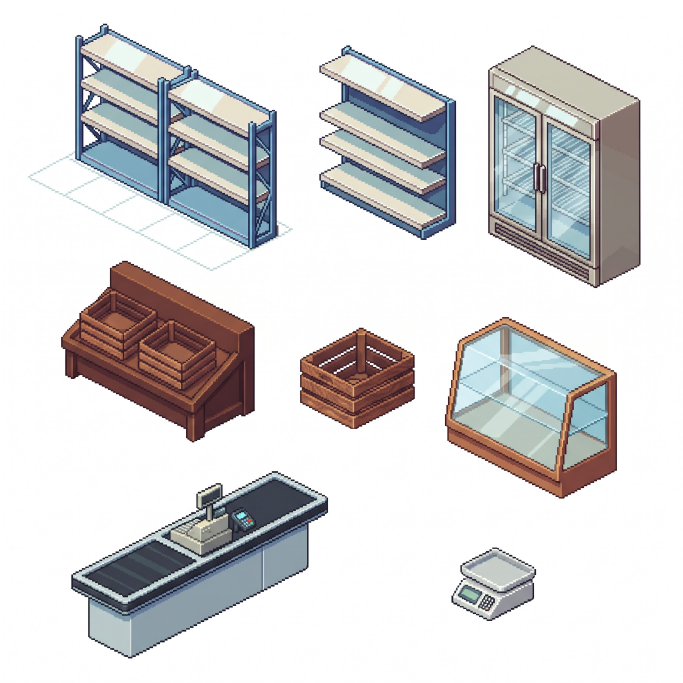
#> input picture kit/foglio-mobili.jpg, 2048 x 2048 px, found by its file name (shown at 1/3 size)
$ python kit.py
#> lines starting #> are read from the running program, lines starting #| are printed output that depends on the picture; after the words box and inside, x2 and y2 are one past the last pixel; in counts of white or black regions, pixels touching at a corner belong together
### tools/scontorna.py
# Toglie lo sfondo bianco dai fogli AI: è sfondo tutto ciò che è chiaro e poco colorato E tocca il bordo.
import sys, numpy as np
from PIL import Image
def alpha(path):
#> called with path = 'kit/foglio-mobili.jpg'
    a = np.asarray(Image.open(path).convert('RGB')).astype(int)
    mx, mn = a.max(2), a.min(2)
    bgl = (mn > 240) & (mx - mn < 14)          # solo il bianco del foglio
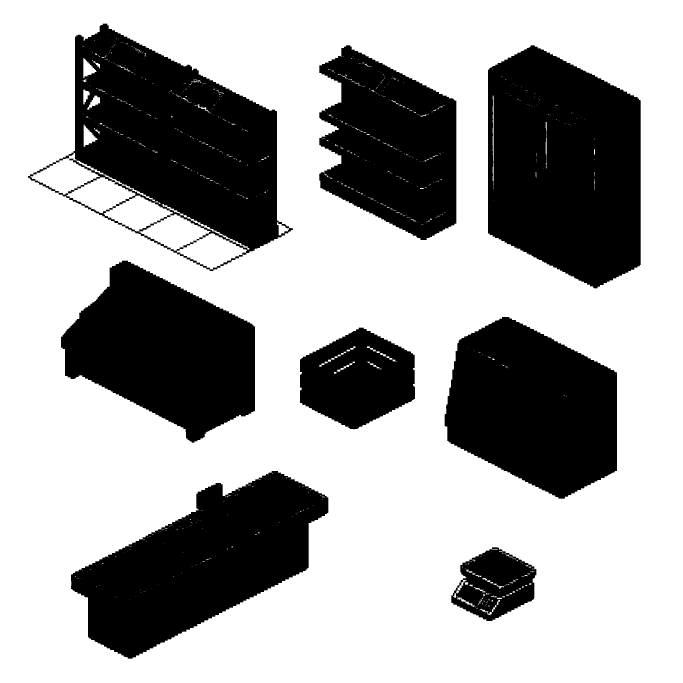
#> bgl: shape (2048, 2048) bool (shown at 1/3 size); 65.5% white; 40 black regions (30 under 20 px), largest, box (x1, y1, x2, y2) and area: (1464, 136, 1922, 865) 270572, (139, 71, 879, 798) 263730, (213, 1413, 985, 1976) 226784
    m = np.zeros_like(bgl); m[0,:]=m[-1,:]=m[:,0]=m[:,-1]=True; m &= bgl
#> after `m &= bgl`:
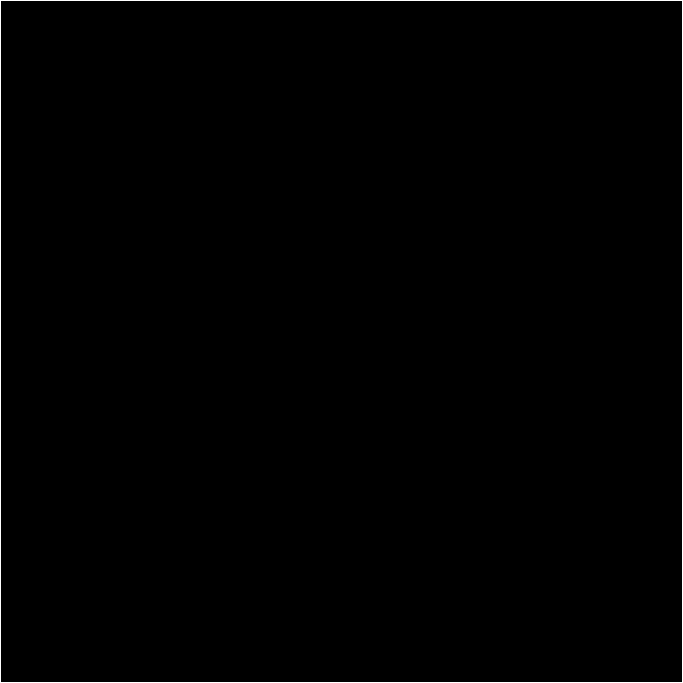
#> m: shape (2048, 2048) bool (shown at 1/3 size); 0.2% white in thin lines or dots
    while True:
        d = m.copy(); d[1:]|=m[:-1]; d[:-1]|=m[1:]; d[:,1:]|=m[:,:-1]; d[:,:-1]|=m[:,1:]; d &= bgl
        if (d == m).all(): break
        m = d
#> d: shape (2048, 2048) bool; 65.1% white; 14 black regions (4 under 20 px), largest, box (x1, y1, x2, y2) and area: (139, 71, 879, 798) 272342, (1464, 136, 1922, 865) 271782, (213, 1413, 985, 1976) 227254
#> call 2 of alpha, with path = 'kit/foglio-prodotti.jpg'
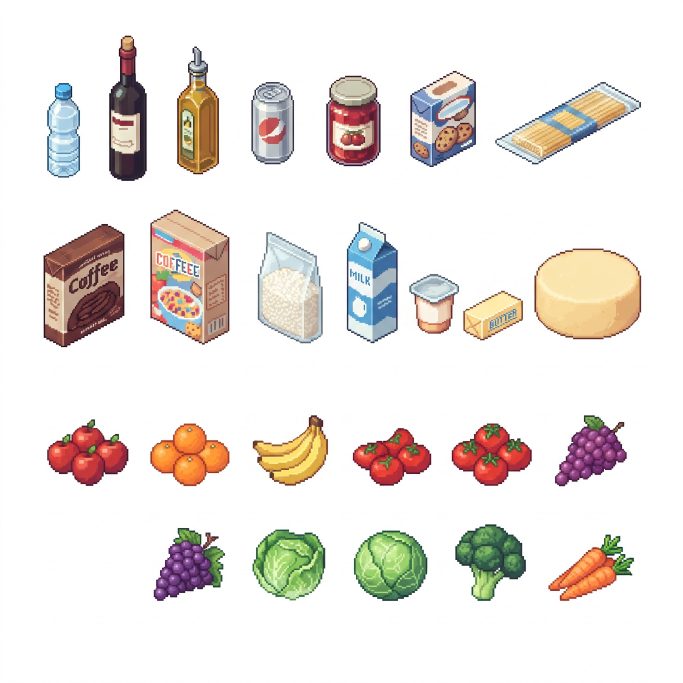
#> input picture kit/foglio-prodotti.jpg, 2048 x 2048 px, found by its file name (shown at 1/3 size)
#> in alpha (call 2), `mx, mn = a.max(2), a.min(2)`:
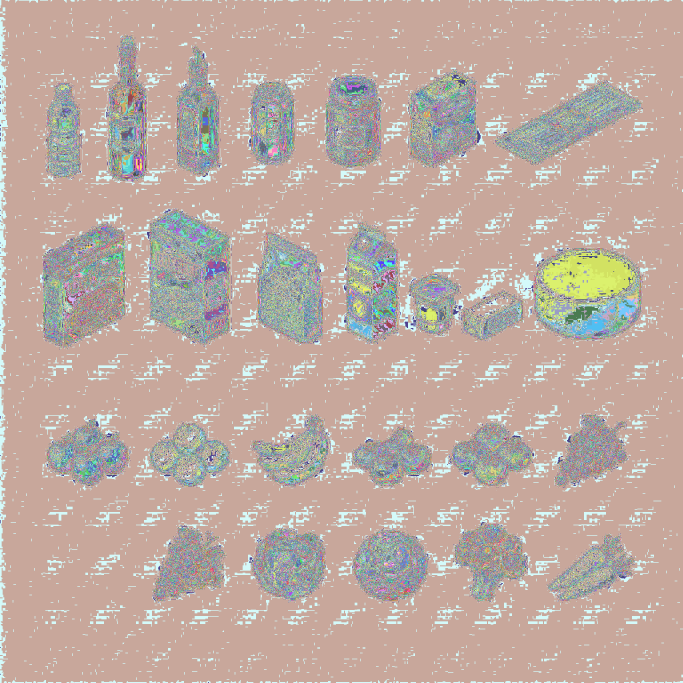
#> mx: shape (2048, 2048) int64 (shown at 1/3 size); 247 distinct labels, from 6 to 255; one colour per label, 0 black
#> in alpha (call 2), `mx, mn = a.max(2), a.min(2)`:
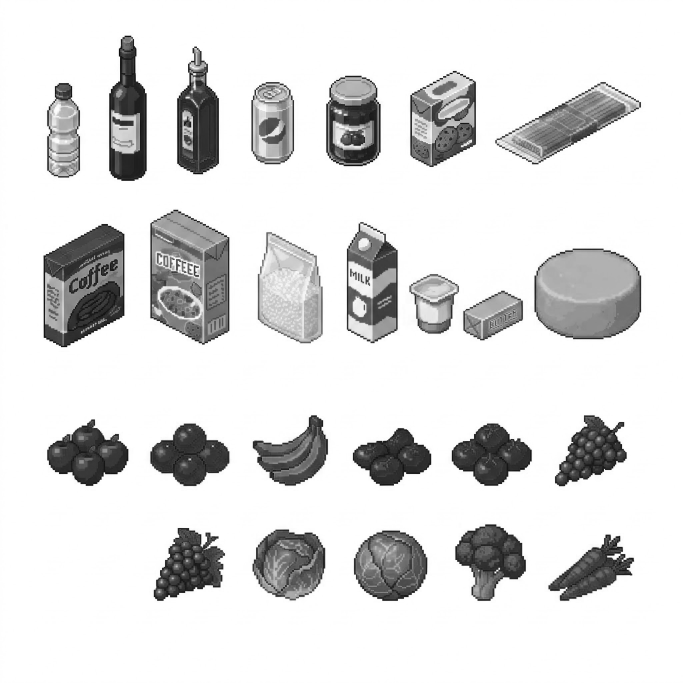
#> mn: shape (2048, 2048) int64 (shown at 1/3 size); min 0, max 255, mean 222.3
#> in alpha (call 2), `bgl = (mn > 240) & (mx - mn < 14)`:
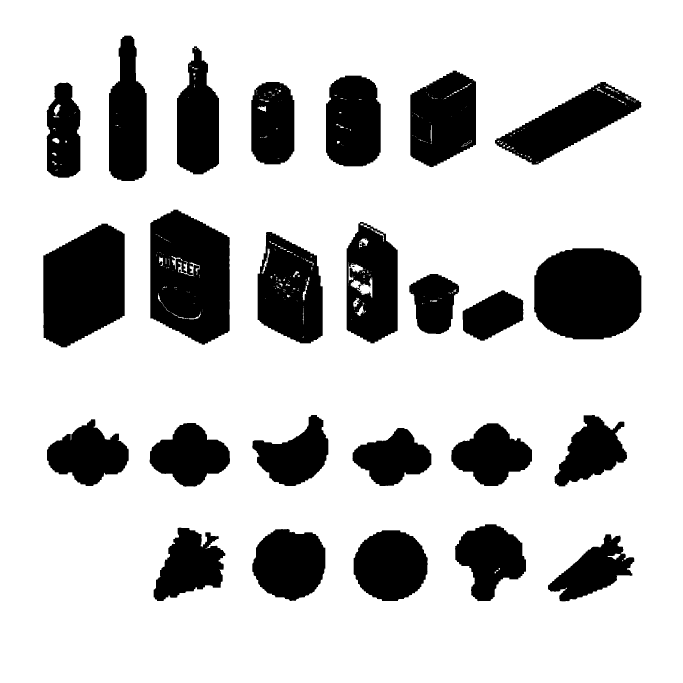
#> bgl: shape (2048, 2048) bool (shown at 1/3 size); 77.6% white; 66 black regions (41 under 20 px), largest, box (x1, y1, x2, y2) and area: (451, 629, 689, 1034) 78425, (1602, 745, 1925, 1018) 75337, (130, 671, 374, 1042) 71685
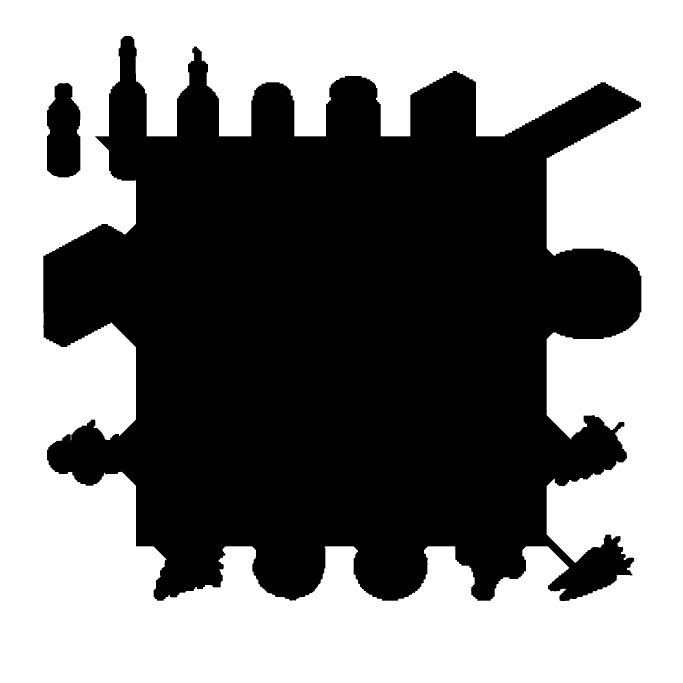
#> d: shape (2048, 2048) bool (shown at 1/3 size); 50.6% white; 2 black regions, box (x1, y1, x2, y2) and area: (130, 108, 1924, 1803) 2046955, (141, 249, 241, 532) 23926
    rgba = np.dstack([a, np.where(m, 0, 255)]).astype(np.uint8)
    return Image.fromarray(rgba, 'RGBA')
# [2 lines that do not run on import are left out]

### tools/kit.py
# Costruisce kit.png + kit.json dai fogli AI (kit/foglio-mobili.jpg, kit/foglio-prodotti.jpg).
# Ogni mobile viene ritagliato, scalato e inclinato perché il suo bordo anteriore in basso
# combaci con L caselle della griglia (una casella = 58,30 px lungo l'asse).
# Uso (da spesa-nonna/):  python3 tools/kit.py
import json, numpy as np
from PIL import Image, ImageDraw
from scontorna import alpha

MOB = alpha('kit/foglio-mobili.jpg')
#> (the run stopped early here; a loop or call above may not have finished)
